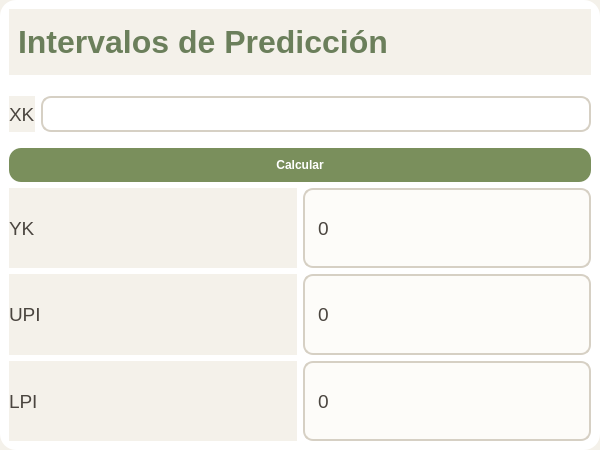
<?xml version="1.0" encoding="UTF-8"?>
<ui version="4.0">
 <class>MainWindow</class>
 <widget class="QMainWindow" name="MainWindow">
  <property name="geometry">
   <rect><x>0</x><y>0</y><width>600</width><height>450</height></rect>
  </property>
  <property name="windowTitle">
   <string>PSP4 - Intervalos</string>
  </property>
  <property name="styleSheet">
  <string notr="true">
   /* 🌿 Fondo general */
QMainWindow, QWidget {
    background-color: #f4f1ea;
    color: #3e3a36;
    font-family: "Segoe UI";
}

/* 🌿 Contenedor principal tipo card */
#centralwidget {
    background-color: #ffffff;
    border-radius: 16px;
    padding: 20px;
}

/* 🌿 Título */
#titulo {
    font-size: 24pt;
    font-weight: bold;
    color: #6b7f5b;
    margin-bottom: 15px;
}

/* 🌿 Labels normales */
QLabel {
    font-size: 14pt;
    color: #4a453f;
}

/* 🌿 RESULTADOS (cuadritos bonitos) */
QLabel#label_r, 
QLabel#label_r2, 
QLabel#label_t,
QLabel#label_yk,
QLabel#label_upi,
QLabel#label_lpi {
    background-color: #fdfcf9;
    border: 2px solid #d6d0c4;
    border-radius: 10px;
    padding: 8px;
    min-height: 30px;
}

/* 🌿 Inputs */
QLineEdit {
    background-color: #ffffff;
    border: 2px solid #d6d0c4;
    border-radius: 10px;
    padding: 8px;
}

QLineEdit:focus {
    border: 2px solid #7a8f5c;
}

/* 🌿 Botón */
QPushButton {
    background-color: #7a8f5c;
    color: white;
    border-radius: 12px;
    padding: 10px;
    font-weight: bold;
    margin-top: 10px;
}

QPushButton:hover {
    background-color: #657a4e;
}

QPushButton:pressed {
    background-color: #4f603c;
}
  </string>
  </property>

  <widget class="QWidget" name="centralwidget">
   <layout class="QVBoxLayout">

    <item>
     <widget class="QLabel" name="titulo">
      <property name="text">
       <string>Intervalos de Predicción</string>
      </property>
     </widget>
    </item>

    <item>
     <layout class="QHBoxLayout">
      <item><widget class="QLabel"><property name="text"><string>XK</string></property></widget></item>
      <item><widget class="QLineEdit" name="input_xk"/></item>
     </layout>
    </item>

    <item>
     <widget class="QPushButton" name="btn_calcular4">
      <property name="text"><string>Calcular</string></property>
     </widget>
    </item>

    <item>
     <layout class="QHBoxLayout">
      <item><widget class="QLabel"><property name="text"><string>YK</string></property></widget></item>
      <item><widget class="QLabel" name="label_yk"><property name="text"><string>0</string></property></widget></item>
     </layout>
    </item>

    <item>
     <layout class="QHBoxLayout">
      <item><widget class="QLabel"><property name="text"><string>UPI</string></property></widget></item>
      <item><widget class="QLabel" name="label_upi"><property name="text"><string>0</string></property></widget></item>
     </layout>
    </item>

    <item>
     <layout class="QHBoxLayout">
      <item><widget class="QLabel"><property name="text"><string>LPI</string></property></widget></item>
      <item><widget class="QLabel" name="label_lpi"><property name="text"><string>0</string></property></widget></item>
     </layout>
    </item>

   </layout>
  </widget>

 </widget>
</ui>
